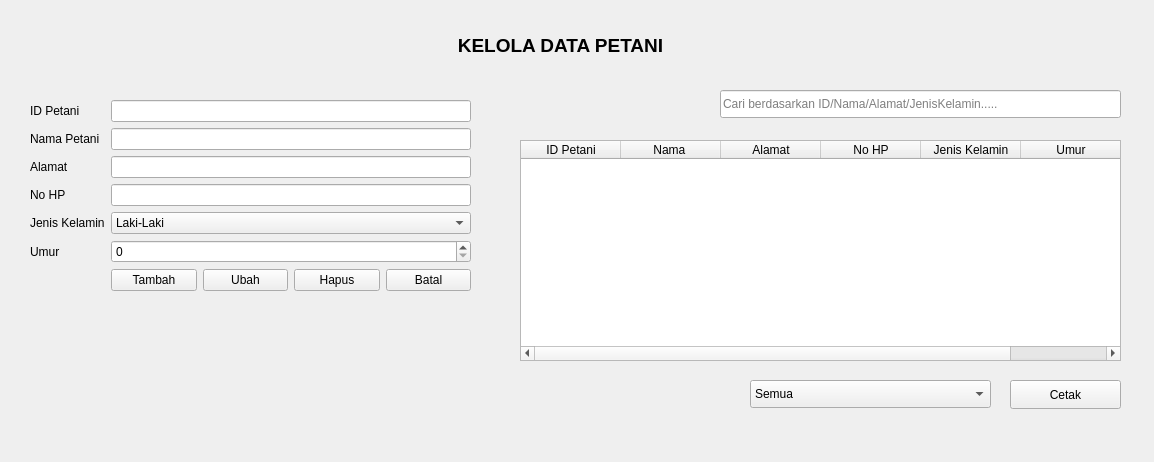
<?xml version="1.0" encoding="UTF-8"?>
<ui version="4.0">
 <class>Form</class>
 <widget class="QWidget" name="Form">
  <property name="geometry">
   <rect>
    <x>0</x>
    <y>0</y>
    <width>1154</width>
    <height>462</height>
   </rect>
  </property>
  <property name="windowTitle">
   <string>Form</string>
  </property>
  <widget class="QWidget" name="formLayoutWidget">
   <property name="geometry">
    <rect>
     <x>30</x>
     <y>100</y>
     <width>441</width>
     <height>261</height>
    </rect>
   </property>
   <layout class="QFormLayout" name="formLayout">
    <item row="0" column="0">
     <widget class="QLabel" name="iDPetaniLabel">
      <property name="text">
       <string>ID Petani</string>
      </property>
     </widget>
    </item>
    <item row="0" column="1">
     <widget class="QLineEdit" name="editId"/>
    </item>
    <item row="1" column="0">
     <widget class="QLabel" name="namaPetaniLabel">
      <property name="text">
       <string>Nama Petani</string>
      </property>
     </widget>
    </item>
    <item row="1" column="1">
     <widget class="QLineEdit" name="editNama"/>
    </item>
    <item row="2" column="0">
     <widget class="QLabel" name="alamatLabel">
      <property name="text">
       <string>Alamat</string>
      </property>
     </widget>
    </item>
    <item row="2" column="1">
     <widget class="QLineEdit" name="editAlamat"/>
    </item>
    <item row="3" column="0">
     <widget class="QLabel" name="noHPLabel">
      <property name="text">
       <string>No HP</string>
      </property>
     </widget>
    </item>
    <item row="3" column="1">
     <widget class="QLineEdit" name="editNo"/>
    </item>
    <item row="4" column="0">
     <widget class="QLabel" name="jenisKelaminLabel">
      <property name="text">
       <string>Jenis Kelamin</string>
      </property>
     </widget>
    </item>
    <item row="4" column="1">
     <widget class="QComboBox" name="CBJk">
      <item>
       <property name="text">
        <string>Laki-Laki</string>
       </property>
      </item>
      <item>
       <property name="text">
        <string>Perempuan</string>
       </property>
      </item>
     </widget>
    </item>
    <item row="5" column="0">
     <widget class="QLabel" name="umurLabel">
      <property name="text">
       <string>Umur</string>
      </property>
     </widget>
    </item>
    <item row="5" column="1">
     <widget class="QSpinBox" name="SBUmur"/>
    </item>
    <item row="6" column="1">
     <layout class="QHBoxLayout" name="horizontalLayout">
      <item>
       <widget class="QPushButton" name="btnTambah">
        <property name="text">
         <string>Tambah</string>
        </property>
       </widget>
      </item>
      <item>
       <widget class="QPushButton" name="btnUbah">
        <property name="text">
         <string>Ubah</string>
        </property>
       </widget>
      </item>
      <item>
       <widget class="QPushButton" name="btnHapus">
        <property name="text">
         <string>Hapus</string>
        </property>
       </widget>
      </item>
      <item>
       <widget class="QPushButton" name="btnBatal">
        <property name="text">
         <string>Batal</string>
        </property>
       </widget>
      </item>
     </layout>
    </item>
   </layout>
  </widget>
  <widget class="QLabel" name="label">
   <property name="geometry">
    <rect>
     <x>10</x>
     <y>30</y>
     <width>1101</width>
     <height>31</height>
    </rect>
   </property>
   <property name="font">
    <font>
     <pointsize>14</pointsize>
     <italic>false</italic>
     <bold>true</bold>
    </font>
   </property>
   <property name="text">
    <string>KELOLA DATA PETANI</string>
   </property>
   <property name="alignment">
    <set>Qt::AlignmentFlag::AlignCenter</set>
   </property>
  </widget>
  <widget class="QTableWidget" name="tblPetani">
   <property name="geometry">
    <rect>
     <x>520</x>
     <y>140</y>
     <width>601</width>
     <height>221</height>
    </rect>
   </property>
   <column>
    <property name="text">
     <string>ID Petani</string>
    </property>
   </column>
   <column>
    <property name="text">
     <string>Nama </string>
    </property>
   </column>
   <column>
    <property name="text">
     <string>Alamat</string>
    </property>
   </column>
   <column>
    <property name="text">
     <string>No HP</string>
    </property>
   </column>
   <column>
    <property name="text">
     <string>Jenis Kelamin</string>
    </property>
   </column>
   <column>
    <property name="text">
     <string>Umur</string>
    </property>
   </column>
  </widget>
  <widget class="QLineEdit" name="lineCari">
   <property name="geometry">
    <rect>
     <x>720</x>
     <y>90</y>
     <width>401</width>
     <height>28</height>
    </rect>
   </property>
   <property name="placeholderText">
    <string>Cari berdasarkan ID/Nama/Alamat/JenisKelamin.....</string>
   </property>
  </widget>
  <widget class="QComboBox" name="comboFilter">
   <property name="geometry">
    <rect>
     <x>750</x>
     <y>380</y>
     <width>241</width>
     <height>28</height>
    </rect>
   </property>
   <item>
    <property name="text">
     <string>Semua</string>
    </property>
   </item>
   <item>
    <property name="text">
     <string>Laki-Laki</string>
    </property>
   </item>
   <item>
    <property name="text">
     <string>Perempuan</string>
    </property>
   </item>
  </widget>
  <widget class="QPushButton" name="btnCetak">
   <property name="geometry">
    <rect>
     <x>1010</x>
     <y>380</y>
     <width>111</width>
     <height>29</height>
    </rect>
   </property>
   <property name="text">
    <string>Cetak</string>
   </property>
  </widget>
 </widget>
 <resources/>
 <connections/>
</ui>
